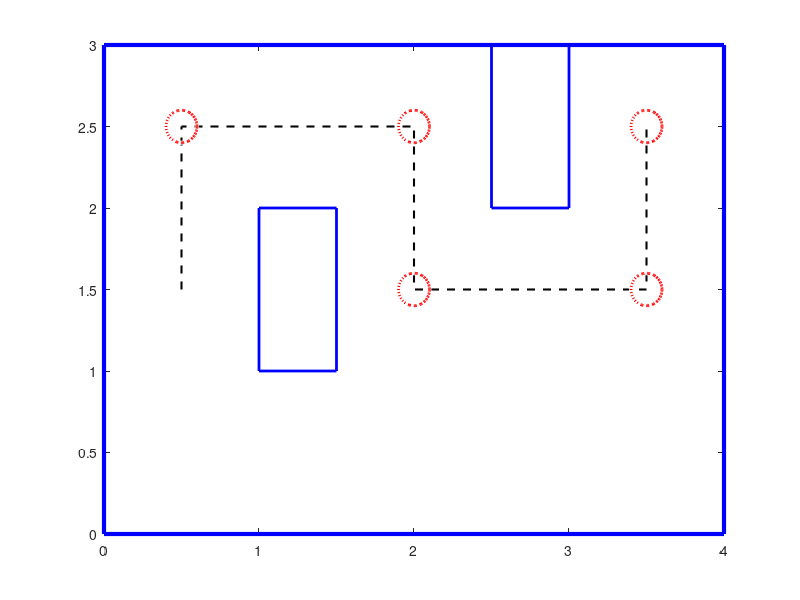

Source code (MATLAB):
%%% Arena and goal drawing
function [] = stencil()
    wx = [0.5 0.5 2 2 3.5 3.5];
    wy = [1.5 2.5 2.5 1.5 1.5 2.5];
    arenax = [0 0 4 4 0];
    arenay = [0 3 3 0 0];
    obs1x = [1 1 1.5 1.5 1];
    obs1y = [1 2 2 1 1];
    obs2x = [2.5 2.5 3 3 2.5];
    obs2y = [2 3 3 2 2];
    plot(arenax, arenay, 'b-', 'LineWidth', 3);
    hold on;
    plot(obs1x, obs1y, 'b-', 'LineWidth', 2);
    plot(obs2x, obs2y, 'b-', 'LineWidth', 2);
    plot(wx, wy, 'k--', 'LineWidth', 1.5);
    bound1 = viscircles([wx(2),wy(2)],0.1,'LineStyle',':');
    bound2 = viscircles([wx(3),wy(3)],0.1,'LineStyle',':');
    bound3 = viscircles([wx(4),wy(4)],0.1,'LineStyle',':');
    bound4 = viscircles([wx(5),wy(5)],0.1,'LineStyle',':');
    bound5 = viscircles([wx(6),wy(6)],0.1,'LineStyle',':');
    
